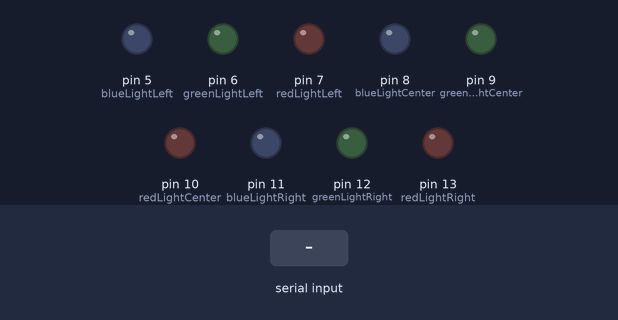
Recording of a sketch running on a simulated Arduino Mega 2560, built with avr-gcc and run on an emulated ATmega2560. Parts: output pins drawn as LEDs (lit = HIGH). Inputs (shaded band) come from the test bench.

Above: at 1.2 s.
1.3 s: "90:45:200\n" received over the second serial link
At 1.7 s:
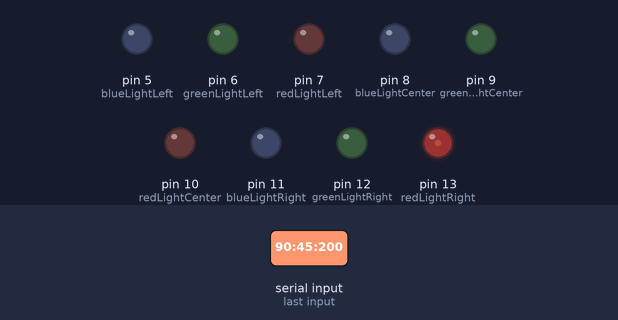
2.8 s: ":" received over the second serial link
At 3.9 s:
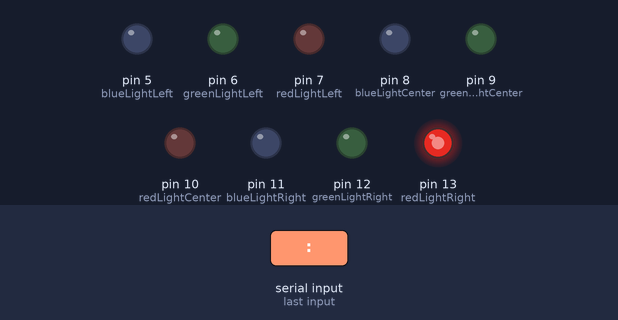
4.3 s: "30:150:10\n" received over the second serial link
At 5.2 s:
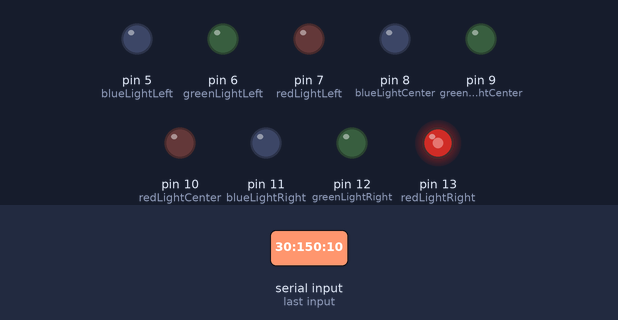
Timing chart, 0 to 7.3 s (numbered marks = the images above; inputs shaded):
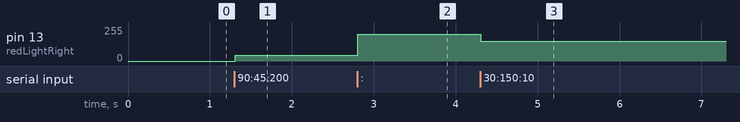

Measured:
- after the input at 1.3 s, pin 13 (redLightRight): 0/255 → 45/255 at once
- after the input at 2.8 s, pin 13 (redLightRight): 45/255 → 200/255 at once
- after the input at 4.3 s, pin 13 (redLightRight): 200/255 → 150/255 at once

The sketch:

LedRGBStrip.ino
```cpp
#define redLightRight 13
#define greenLightRight 12
#define blueLightRight 11
#define redLightCenter 10
#define greenLightCenter 9
#define blueLightCenter 8
#define redLightLeft 7
#define greenLightLeft 6
#define blueLightLeft 5

String primeraCadena, segundaCadena, terceraCadena;
String dataReceived = "";
int redRight, redCenter, redLeft;
int greenRight, greenCenter, greenLeft;
int blueRight, blueCenter, blueLeft;

void setup()
{
  Serial1.begin(9600);
  Serial1.println("Conexión lista");
  Serial.begin(19200);

  pinMode(redLightRight, OUTPUT);
  pinMode(greenLightRight, OUTPUT);
  pinMode(blueLightRight, OUTPUT);
  pinMode(redLightCenter, OUTPUT);
  pinMode(greenLightCenter, OUTPUT);
  pinMode(blueLightCenter, OUTPUT);
  pinMode(redLightLeft, OUTPUT);
  pinMode(greenLightLeft, OUTPUT);
  pinMode(blueLightLeft, OUTPUT);
}

void loop()
{
  while (Serial1.available()>0)
    {
        char character = Serial1.read();
        dataReceived.concat(character);
        if (character == ':')
        {
            primeraCadena = getStringPartByNr(dataReceived, ';', 0);
            segundaCadena = getStringPartByNr(dataReceived, ';', 1);
            terceraCadena = getStringPartByNr(dataReceived, ';', 2);

            redRight = (getStringPartByNr(primeraCadena, ',', 0)).toInt();
            greenRight = (getStringPartByNr(primeraCadena, ',', 1)).toInt();
            blueRight = (getStringPartByNr(primeraCadena, ',', 2)).toInt();

            redCenter = (getStringPartByNr(segundaCadena, ',', 0)).toInt();
            greenCenter = (getStringPartByNr(segundaCadena, ',', 1)).toInt();
            blueCenter = (getStringPartByNr(segundaCadena, ',', 2)).toInt();

            redLeft = (getStringPartByNr(terceraCadena, ',', 0)).toInt();
            greenLeft = (getStringPartByNr(terceraCadena, ',', 1)).toInt();
            blueLeft = (getStringPartByNr(terceraCadena, ',', 2)).toInt();

            analogWrite(redLightRight, redRight);
            analogWrite(greenLightRight, greenRight);
            analogWrite(blueLightRight, blueRight);

            analogWrite(redLightCenter, redCenter);
            analogWrite(greenLightCenter, greenCenter);
            analogWrite(blueLightCenter, blueCenter);

            analogWrite(redLightLeft, redLeft);
            analogWrite(greenLightLeft, greenLeft);
            analogWrite(blueLightLeft, blueLeft);
            dataReceived = "";
        }
  }
}

String getStringPartByNr(String data, char separator, int index)
{
    int stringData = 0;
    String dataPart = "";

    for(int i = 0; i<data.length(); i++)
    {
      if(data[i]==separator)
      {
        stringData++;
      }else if(stringData==index)
      {
        dataPart.concat(data[i]);
      }else if(stringData>index)
      {
        return dataPart;
        break;
      }
    }
    return dataPart;
}
```
